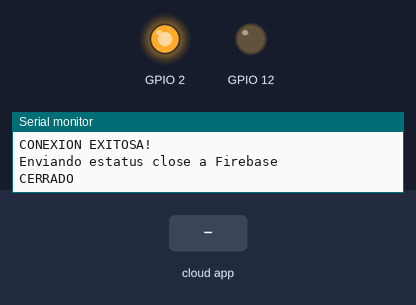
Bench run of a sketch on a simulated ESP8266 (NodeMCU). On the bench: output pins drawn as LEDs (lit = HIGH), the last lines printed to the serial monitor. The test bench sets the inputs (shaded band). WiFi joins after 1.5 s; servers stay silent unless stated; the Firebase database answers and starts empty.

Above: at 15.3 s.
15.4 s: the phone or cloud app sets LOCK_STATUS to OPEN
At 16.4 s:
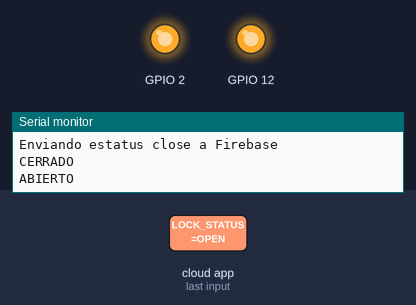
17.3 s: the phone or cloud app sets LOCK_STATUS to CLOSE
At 18.9 s:
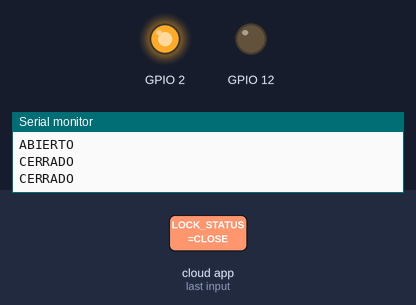
Timing chart, 0 to 20.4 s (numbered marks = the images above; inputs shaded):
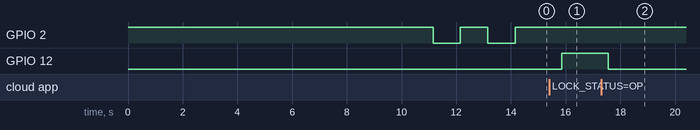

Measured:
- after the input at 15.4 s, GPIO 12: LOW → HIGH after 0.45 s
- after the input at 17.3 s, GPIO 12: HIGH → LOW after 0.25 s

The sketch:

slmx_ESP8266MOD.ino
```cpp
#include <FirebaseArduino.h>
#include <ESP8266WiFi.h>
#define FIREBASE_HOST "slockmx.firebaseio.com"                         // the project name address from firebase id
#define FIREBASE_AUTH "5pOxXbZBJkpWBFOIeDjsvxMTJtzqrFkF9tvqYAZO"                    // the secret key generated from firebase
#define WIFI_SSID "INFINITUM802D6B"                                          // input your home or public wifi name
#define WIFI_PASSWORD "075369D316"                                    //password of wifi ssid

String FIRESTATUS = "";
int CERRADURA = 3;


void setup() {
  Serial.begin(9600);
  pinMode(2, OUTPUT);
  pinMode(12,OUTPUT);
  digitalWrite(2, HIGH);
  digitalWrite(12, LOW);


  Serial.println("iniciando Wifi");
  WiFi.begin(WIFI_SSID, WIFI_PASSWORD);                                      //try to connect with wifi
  delay(10000);

  if (WiFi.status() != WL_CONNECTED) {
    Serial.println("RECONECTANDO Wifi");
    digitalWrite(2, LOW);
    delay(500);
    digitalWrite(2, HIGH);
    delay(500);
    digitalWrite(2, LOW);
    delay(500);
    digitalWrite(2, HIGH);
  } else {

    Serial.println("CONEXION EXITOSA!");
    Firebase.begin(FIREBASE_HOST, FIREBASE_AUTH);                                       // connect to firebase
    Firebase.setString("LOCK_STATUS","CLOSE");

    Serial.println("Enviando estatus close a Firebase");
    delay(1000);
    digitalWrite(2, LOW);
    delay(1000);
    digitalWrite(2, HIGH);
    delay(1000);
    digitalWrite(2, LOW);
    delay(1000);
    digitalWrite(2, HIGH);


  }
}

void loop() {


  delay(700);
  FIRESTATUS = Firebase.getString("LOCK_STATUS");


  if (FIRESTATUS == "CLOSE") {

    Serial.println("CERRADO");
    digitalWrite(12, LOW);
  }
  if (FIRESTATUS == "OPEN") {

    Serial.println("ABIERTO");
    digitalWrite(12, HIGH);
  }
}
```
